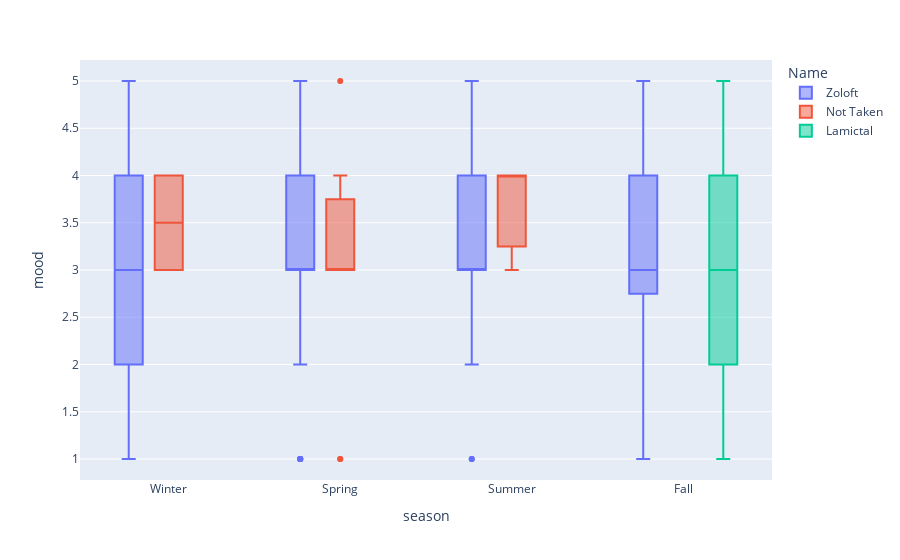

The notebook cell saved with this chart:
### Code cell
box = px.box(master, x='season', y='mood', color='Name')
box.show()

### Figure 1 — Plotly figure (JSON) as saved in the notebook; plotly's stock layout.template omitted (floating-point values rounded to 4 significant figures; data arrays with more than 128 entries replaced by an {"elided": "..."} marker saying what was removed)
{"data": [{"alignmentgroup": "True", "hovertemplate": "Name=Zoloft<br>season=%{x}<br>mood=%{y}<extra></extra>", "legendgroup": "Zoloft", "marker": {"color": "#636efa"}, "name": "Zoloft", "notched": false, "offsetgroup": "Zoloft", "orientation": "v", "showlegend": true, "type": "box", "x": {"elided": "293 str values"}, "x0": " ", "xaxis": "x", "y": {"elided": "293 int values"}, "y0": " ", "yaxis": "y"}, {"alignmentgroup": "True", "hovertemplate": "Name=Not Taken<br>season=%{x}<br>mood=%{y}<extra></extra>", "legendgroup": "Not Taken", "marker": {"color": "#EF553B"}, "name": "Not Taken", "notched": false, "offsetgroup": "Not Taken", "orientation": "v", "showlegend": true, "type": "box", "x": ["Winter", "Winter", "Spring", "Spring", "Spring", "Spring", "Spring", "Spring", "Spring", "Spring", "Spring", "Spring", "Spring", "Summer", "Summer", "Summer"], "x0": " ", "xaxis": "x", "y": [3, 4, 1, 3, 4, 1, 5, 3, 4, 3, 3, 3, 3, 4, 4, 3], "y0": " ", "yaxis": "y"}, {"alignmentgroup": "True", "hovertemplate": "Name=Lamictal<br>season=%{x}<br>mood=%{y}<extra></extra>", "legendgroup": "Lamictal", "marker": {"color": "#00cc96"}, "name": "Lamictal", "notched": false, "offsetgroup": "Lamictal", "orientation": "v", "showlegend": true, "type": "box", "x": ["Fall", "Fall", "Fall", "Fall", "Fall", "Fall", "Fall", "Fall", "Fall", "Fall", "Fall", "Fall", "Fall", "Fall", "Fall", "Fall", "Fall", "Fall", "Fall", "Fall", "Fall", "Fall", "Fall"], "x0": " ", "xaxis": "x", "y": [4, 1, 4, 2, 3, 3, 2, 3, 5, 4, 5, 3, 2, 1, 4, 4, 3, 2, 3, 2, 3, 4, 4], "y0": " ", "yaxis": "y"}], "layout": {"boxmode": "group", "legend": {"title": {"text": "Name"}, "tracegroupgap": 0}, "margin": {"t": 60}, "xaxis": {"anchor": "y", "domain": [0.0, 1.0], "title": {"text": "season"}}, "yaxis": {"anchor": "x", "domain": [0.0, 1.0], "title": {"text": "mood"}}}}
